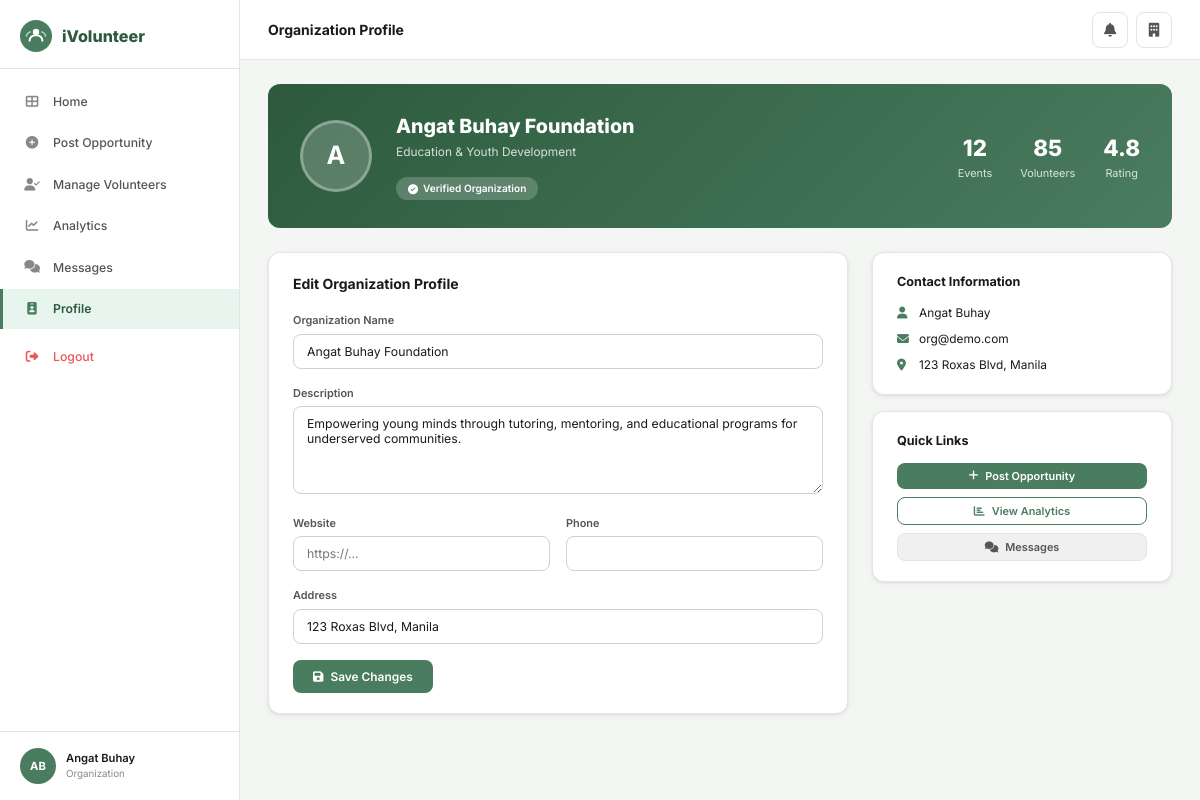
Screenshot of /org/profile/ (signed in) with the database file from the repository.
### core/models.py (models this page shows, shortened)
class User(AbstractUser):
    ROLE_CHOICES = [('volunteer','Volunteer'),('organization','Organization'),('admin','Admin')]
    STATUS_CHOICES = [('active','Active'),('pending','Pending'),('suspended','Suspended'),('inactive','Inactive')]
    role = models.CharField(max_length=20, choices=ROLE_CHOICES, default='volunteer')
    phone_number = models.CharField(max_length=20, blank=True)
    profile_picture = models.ImageField(upload_to='profile_pics/', blank=True, null=True)
    location = models.CharField(max_length=200, blank=True)
    status = models.CharField(max_length=20, choices=STATUS_CHOICES, default='active')
    is_verified = models.BooleanField(default=False)

class Organization(models.Model):
    ORG_TYPES = [('environmental','Environmental & Conservation'),('health','Health & Medical Support'),('education','Education & Youth Development'),('disaster','Disaster Relief & Humanitarian'),('community','Community & Social Welfare'),('animal','Animal Welfare'),('other','Other')]
    user = models.OneToOneField(User, on_delete=models.CASCADE, related_name='organization')
    name = models.CharField(max_length=200)
    org_type = models.CharField(max_length=30, choices=ORG_TYPES)
    description = models.TextField(blank=True)
    website = models.URLField(blank=True)
    address = models.CharField(max_length=300, blank=True)
    accreditation_doc = models.FileField(upload_to='accreditation/', blank=True, null=True)
    contact_person = models.CharField(max_length=100, blank=True)
    is_verified = models.BooleanField(default=False)
    total_events = models.PositiveIntegerField(default=0)
    total_volunteers = models.PositiveIntegerField(default=0)
    total_hours = models.PositiveIntegerField(default=0)
    rating = models.DecimalField(max_digits=3, decimal_places=2, default=0.0)
    rating_count = models.PositiveIntegerField(default=0)

### core/views.py (the view, shortened to what this page needs)
# urls.py: path('org/profile/', views.org_profile, name='org_profile'),
@login_required
def org_profile(request):
    if not is_org(request.user): return redirect('home')
    org = get_object_or_404(Organization, user=request.user)
    return render(request, 'core/org_profile.html', {'org': org})

### core/views.py (called while the page is built)
def is_org(u): return u.is_authenticated and u.role == 'organization'

### core/templates/core/org_profile.html (shortened to what this page needs)
{% extends 'core/base.html' %}
{% block page_title %}Organization Profile{% endblock %}
{% block content %}
<div class="profile-hero">
  <div style="width:72px;height:72px;border-radius:50%;background:rgba(255,255,255,.2);color:#fff;display:flex;align-items:center;justify-content:center;font-size:1.8rem;font-weight:700;border:3px solid rgba(255,255,255,.3);flex-shrink:0">{{ org.name|first|upper }}</div>
  <div style="flex:1">
    <div class="profile-name">{{ org.name }}</div>
    <div class="profile-email">{{ org.get_org_type_display }}</div>
    <div style="display:flex;gap:8px;margin-top:8px;flex-wrap:wrap">
      {% if org.is_verified %}<span class="profile-tag"><i class="fas fa-check-circle"></i> Verified Organization</span>{% else %}<span class="profile-tag" style="background:rgba(255,200,0,.2)"><i class="fas fa-clock"></i> Pending Verification</span>{% endif %}
    </div>
  </div>
  <div style="display:flex;gap:28px;text-align:center">
    <div><div style="font-size:1.6rem;font-weight:800">{{ org.total_events }}</div><div style="font-size:.78rem;opacity:.8">Events</div></div>
    <div><div style="font-size:1.6rem;font-weight:800">{{ org.total_volunteers }}</div><div style="font-size:.78rem;opacity:.8">Volunteers</div></div>
    <div><div style="font-size:1.6rem;font-weight:800">{{ org.rating|floatformat:1 }}</div><div style="font-size:.78rem;opacity:.8">Rating</div></div>
  </div>
</div>
<div style="display:grid;grid-template-columns:1fr 300px;gap:24px">
  <div>
    <div class="card">
      <div class="card-body">
        <h3 style="font-weight:700;margin-bottom:18px;font-size:1rem">Edit Organization Profile</h3>
        <form method="post">
          <div class="form-group"><label class="form-label">Organization Name</label><input type="text" name="name" class="form-control" value="{{ org.name }}"></div>
          <div class="form-group"><label class="form-label">Description</label><textarea name="description" class="form-control" rows="4">{{ org.description }}</textarea></div>
          <div class="form-row">
            <div class="form-group"><label class="form-label">Website</label><input type="url" name="website" class="form-control" value="{{ org.website }}" placeholder="https://…"></div>
            <div class="form-group"><label class="form-label">Phone</label><input type="tel" name="phone" class="form-control" value="{{ request.user.phone_number }}"></div>
          </div>
          <div class="form-group"><label class="form-label">Address</label><input type="text" name="address" class="form-control" value="{{ org.address }}"></div>
          <button type="submit" class="btn btn-green"><i class="fas fa-save"></i> Save Changes</button>
        </form>
      </div>
    </div>
  </div>
  <div>
    <div class="card mb-4"><div class="card-body">
      <div style="font-weight:700;margin-bottom:12px;font-size:.9rem">Contact Information</div>
      <div style="font-size:.85rem;display:flex;flex-direction:column;gap:8px">
        <div style="display:flex;align-items:center;gap:8px"><i class="fas fa-user" style="color:#4a7c5f;width:14px"></i> {{ org.contact_person }}</div>
        <div style="display:flex;align-items:center;gap:8px"><i class="fas fa-envelope" style="color:#4a7c5f;width:14px"></i> {{ request.user.email }}</div>
        {% if org.address %}<div style="display:flex;align-items:center;gap:8px"><i class="fas fa-map-marker-alt" style="color:#4a7c5f;width:14px"></i> {{ org.address }}</div>{% endif %}
      </div>
    </div></div>
    <div class="card"><div class="card-body">
      <div style="font-weight:700;margin-bottom:12px;font-size:.9rem">Quick Links</div>
      <div style="display:flex;flex-direction:column;gap:8px">
        <a href="{% url 'create_opp' %}" class="btn btn-green btn-block btn-sm"><i class="fas fa-plus"></i> Post Opportunity</a>
        <a href="{% url 'org_analytics' %}" class="btn btn-outline-green btn-block btn-sm"><i class="fas fa-chart-bar"></i> View Analytics</a>
        <a href="{% url 'chats' %}" class="btn btn-grey btn-block btn-sm"><i class="fas fa-comments"></i> Messages</a>
      </div>
    </div></div>
  </div>
</div>
{% endblock %}

### core/templates/core/base.html (shortened to what this page needs)
<!DOCTYPE html>
<html lang="en">
<head>
<link rel="stylesheet" href="https://cdnjs.cloudflare.com/ajax/libs/font-awesome/6.5.0/css/all.min.css">
{% load static %}
</head>
<body>
{% block full_page %}
<div class="layout">
  {% if user.is_authenticated %}
  <aside class="sidebar">
    <div class="sidebar-logo">
      <span class="sidebar-logo-text">iVolunteer</span>
    </div>
    <nav class="sidebar-nav">
      {% if user.role == 'admin' or user.is_superuser %}
        <a href="{% url 'admin_dashboard' %}" class="nav-item {% if request.resolver_match.url_name == 'admin_dashboard' %}active{% endif %}">
          <i class="fas fa-th-large"></i> Dashboard
        </a>
        <a href="{% url 'admin_organizations' %}" class="nav-item {% if 'admin_org' in request.resolver_match.url_name %}active{% endif %}">
          <i class="fas fa-building-user"></i> Organizations
        </a>
        <a href="{% url 'admin_users' %}" class="nav-item {% if 'admin_user' in request.resolver_match.url_name %}active{% endif %}">
          <i class="fas fa-users"></i> Users
        </a>
        <a href="{% url 'admin_verification' %}" class="nav-item {% if 'verification' in request.resolver_match.url_name %}active{% endif %}">
          <i class="fas fa-id-card"></i> Verification
        </a>
        <a href="{% url 'admin_opportunities' %}" class="nav-item {% if 'admin_opportunities' in request.resolver_match.url_name %}active{% endif %}">
          <i class="fas fa-hand-holding-heart"></i> Opportunities
        </a>
        <a href="{% url 'admin_reports' %}" class="nav-item {% if 'report' in request.resolver_match.url_name %}active{% endif %}">
          <i class="fas fa-flag"></i> Reports
        </a>
        <a href="{% url 'admin_analytics' %}" class="nav-item {% if 'analytics' in request.resolver_match.url_name %}active{% endif %}">
          <i class="fas fa-chart-bar"></i> Analytics
        </a>
      {% elif user.role == 'organization' %}
        <a href="{% url 'org_dashboard' %}" class="nav-item {% if request.resolver_match.url_name == 'org_dashboard' %}active{% endif %}">
          <i class="fas fa-th-large"></i> Home
        </a>
        <a href="{% url 'create_opp' %}" class="nav-item {% if 'create_opp' == request.resolver_match.url_name %}active{% endif %}">
          <i class="fas fa-plus-circle"></i> Post Opportunity
        </a>
        <a href="{% url 'org_manage_volunteers' %}" class="nav-item {% if 'manage_volunteers' in request.resolver_match.url_name %}active{% endif %}">
          <i class="fas fa-user-check"></i> Manage Volunteers
        </a>
        <a href="{% url 'org_analytics' %}" class="nav-item {% if 'org_analytics' == request.resolver_match.url_name %}active{% endif %}">
          <i class="fas fa-chart-line"></i> Analytics
        </a>
        <a href="{% url 'chats' %}" class="nav-item {% if 'chat' in request.resolver_match.url_name %}active{% endif %}">
          <i class="fas fa-comments"></i> Messages
        </a>
        <a href="{% url 'org_profile' %}" class="nav-item {% if 'org_profile' == request.resolver_match.url_name %}active{% endif %}">
          <i class="fas fa-id-badge"></i> Profile
        </a>
      {% endif %}
      <a href="{% url 'logout' %}" class="nav-item nav-logout" style="margin-top:8px">
        <i class="fas fa-sign-out-alt"></i> Logout
      </a>
    </nav>
    <div class="sidebar-footer">
      <div class="sidebar-user">
        <div class="s-avatar">
          {% if user.profile_picture %}<img src="{{ user.profile_picture.url }}" alt="">
          {% else %}{{ user.first_name|first|upper }}{{ user.last_name|first|upper }}{% endif %}
        </div>
        <div>
          <div class="s-user-name">{{ user.get_full_name|default:user.username }}</div>
          <div class="s-user-role">{{ user.get_role_display }}</div>
        </div>
      </div>
    </div>
  </aside>
  {% endif %}
  <main class="main">
    {% if user.is_authenticated %}
    <header class="topbar">
      <span class="topbar-title">{% block page_title %}{% endblock %}</span>
      <div class="topbar-right">
        <a href="{% url 'notifications' %}" class="icon-btn" title="Notifications">
          <i class="fas fa-bell"></i>
        </a>
        {% if user.role == 'volunteer' %}
        <a href="{% url 'vol_profile' %}" class="icon-btn"><i class="fas fa-user"></i></a>
        {% elif user.role == 'organization' %}
        <a href="{% url 'org_profile' %}" class="icon-btn"><i class="fas fa-building"></i></a>
        {% endif %}
      </div>
    </header>
    {% endif %}
    <div class="content">
      {% block content %}{% endblock %}
    </div>
  </main>
</div>
{% endblock full_page %}
</body>
</html>

### core/templates/core/base.html (style rules this page uses)
:root { --green:#4a7c5f;--green-dark:#2d5a3d;--green-mid:#3d6b50;--green-light:#e8f5ee; --green-btn:#4a7c5f;--accent:#f0a500; --sidebar-bg:#fff;--sidebar-w:240px; --text:#1a1a1a;--text-2:#555;--text-3:#888; --bg:#f4f6f4;--white:#fff; --border:#e5e5e5;--border-2:#d0d0d0; --radius:12px;--radius-sm:8px; --shadow:0 1px 3px rgba(0,0,0,.08),0 2px 8px rgba(0,0,0,.04); --shadow-md:0 4px 16px rgba(0,0,0,.1); }
*,*::before,*::after { box-sizing:border-box;margin:0;padding:0 }
html { font-size:14px }
body { font-family:'Inter',sans-serif;background:var(--bg);color:var(--text);line-height:1.5 }
a { color:inherit;text-decoration:none }
button,input,select,textarea { font-family:inherit }
.layout { display:flex;min-height:100vh }
.sidebar { width:var(--sidebar-w);background:var(--white);border-right:1px solid var(--border);position:fixed;top:0;left:0;bottom:0;display:flex;flex-direction:column;overflow-y:auto;z-index:200 }
.sidebar-logo { padding:20px 20px 16px;display:flex;align-items:center;gap:10px;border-bottom:1px solid var(--border) }
.sidebar-logo-text { font-size:1.15rem;font-weight:800;color:var(--green-dark) }
.sidebar-nav { flex:1;padding:12px 0 }
.nav-item { display:flex;align-items:center;gap:12px;padding:11px 20px;color:var(--text-2);font-size:.875rem;font-weight:500;cursor:pointer;transition:.15s;border-left:3px solid transparent;margin:1px 0 }
.nav-item i { width:18px;text-align:center;color:var(--text-3);font-size:.9rem }
.nav-item.active { background:var(--green-light);color:var(--green-dark);font-weight:600;border-left-color:var(--green) }
.nav-item.active i { color:var(--green) }
.nav-logout { color:#e55;margin-top:auto }
.nav-logout i { color:#e55 }
.sidebar-footer { padding:16px 20px;border-top:1px solid var(--border) }
.sidebar-user { display:flex;align-items:center;gap:10px }
.s-avatar { width:36px;height:36px;border-radius:50%;background:var(--green);color:#fff;display:flex;align-items:center;justify-content:center;font-weight:700;font-size:.8rem;flex-shrink:0;overflow:hidden }
.s-user-name { font-size:.8rem;font-weight:600;color:var(--text) }
.s-user-role { font-size:.7rem;color:var(--text-3) }
.main { margin-left:var(--sidebar-w);flex:1;display:flex;flex-direction:column }
.topbar { background:var(--white);border-bottom:1px solid var(--border);height:60px;display:flex;align-items:center;justify-content:space-between;padding:0 28px;position:sticky;top:0;z-index:100 }
.topbar-title { font-size:1rem;font-weight:700;color:var(--text) }
.topbar-right { display:flex;align-items:center;gap:8px }
.icon-btn { width:36px;height:36px;border-radius:8px;border:1px solid var(--border);background:var(--white);display:flex;align-items:center;justify-content:center;color:var(--text-2);cursor:pointer;transition:.15s;position:relative }
.content { padding:24px 28px;flex:1;max-width:1180px;width:100% }
.card { background:var(--white);border-radius:var(--radius);border:1px solid var(--border);box-shadow:var(--shadow) }
.card-body { padding:20px 24px }
.btn { display:inline-flex;align-items:center;gap:7px;padding:9px 20px;border-radius:8px;font-size:.85rem;font-weight:600;cursor:pointer;border:none;transition:.15s;line-height:1.3 }
.btn-green { background:var(--green-btn);color:#fff }
.btn-outline-green { background:transparent;border:1.5px solid var(--green);color:var(--green) }
.btn-grey { background:#f0f0f0;color:var(--text-2);border:1px solid var(--border) }
.btn-sm { padding:6px 13px;font-size:.78rem }
.btn-block { width:100%;justify-content:center }
.form-group { margin-bottom:16px }
.form-label { display:block;font-size:.78rem;font-weight:600;color:var(--text-2);margin-bottom:5px }
.form-control { width:100%;padding:9px 13px;border:1.5px solid var(--border-2);border-radius:var(--radius-sm);font-size:.875rem;color:var(--text);background:var(--white);outline:none;transition:.15s }
textarea.form-control { resize:vertical;min-height:88px }
.form-row { display:grid;grid-template-columns:1fr 1fr;gap:16px }
.profile-hero { background:linear-gradient(135deg,var(--green-dark),var(--green));border-radius:var(--radius);padding:28px 32px;color:#fff;display:flex;align-items:center;gap:24px;margin-bottom:24px }
.profile-name { font-size:1.4rem;font-weight:800;margin-bottom:2px }
.profile-email { opacity:.8;font-size:.85rem }
.profile-tag { display:inline-flex;align-items:center;gap:5px;background:rgba(255,255,255,.2);border-radius:20px;padding:4px 12px;font-size:.72rem;font-weight:600;margin-top:8px }
.mb-4 { margin-bottom:16px }

### rows the page displays
User: first_name|first "A", last_name|first "B", get_full_name "Angat Buhay", role "Organization", user.email "org@demo.com"
Organization: name|first "A", name "Angat Buhay Foundation", org_type "Education & Youth Development", total_events "12", total_volunteers "85", rating "4.8", description "Empowering young minds through tutoring, mentoring, and educational programs for underserved communities.", address "123 Roxas Blvd, Manila", contact_person "Angat Buhay"
